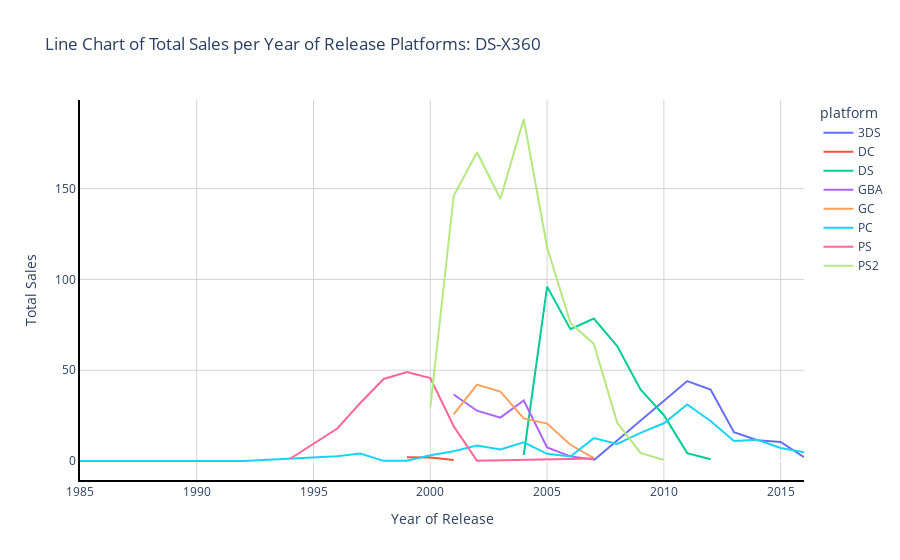

The cell this chart's notebook holds for it:
### Markdown cell above
Code Meaning:
1) Use px.line() in order to create a line chart with data from the platform_sales_year_1 dataframe.
2) Use the year_of_release column as the x axis and the total_sales column as the y axis.
3) Set the color parameter to the platform column of the dataframe.
4) Set the title as: 'Line Chart of Total Sales per Year of Release for Platforms: 3DS-PS2 '.
5) Assign the code to no_sales_line in order to save the result.
6) Use the show() method in order to display the no_sales_line chart.

### Code cell
#platform, release_year, total_sales
no_sales_line = px.line(platform_sales_year_1, x='year_of_release', y='total_sales',color='platform',labels={"total_sales": "Total Sales", "year_of_release": "Year of Release"}, title='Line Chart of Total Sales per Year of Release Platforms: DS-X360')
no_sales_line.update_layout(plot_bgcolor='white', xaxis=dict(showgrid=True, gridcolor='lightgrey'), yaxis=dict(showgrid=True, gridcolor='lightgrey'))
no_sales_line.update_xaxes(showline=True, linewidth=2, linecolor='black')
no_sales_line.update_yaxes(showline=True, linewidth=2, linecolor='black')
no_sales_line.show()

### Figure 1 — Plotly figure (JSON) as saved in the notebook; plotly's stock layout.template omitted (floating-point values rounded to 4 significant figures)
{"data": [{"hovertemplate": "platform=3DS<br>Year of Release=%{x}<br>Total Sales=%{y}<extra></extra>", "legendgroup": "3DS", "line": {"color": "#636efa", "dash": "solid"}, "marker": {"symbol": "circle"}, "mode": "lines", "name": "3DS", "orientation": "v", "showlegend": true, "type": "scatter", "x": [2007, 2011, 2012, 2013, 2014, 2015, 2016], "xaxis": "x", "y": [0.47, 44.03, 39.39, 15.89, 11.49, 10.55, 2.17], "yaxis": "y"}, {"hovertemplate": "platform=DC<br>Year of Release=%{x}<br>Total Sales=%{y}<extra></extra>", "legendgroup": "DC", "line": {"color": "#EF553B", "dash": "solid"}, "marker": {"symbol": "circle"}, "mode": "lines", "name": "DC", "orientation": "v", "showlegend": true, "type": "scatter", "x": [1999, 2000, 2001], "xaxis": "x", "y": [2.04, 1.98, 0.53], "yaxis": "y"}, {"hovertemplate": "platform=DS<br>Year of Release=%{x}<br>Total Sales=%{y}<extra></extra>", "legendgroup": "DS", "line": {"color": "#00cc96", "dash": "solid"}, "marker": {"symbol": "circle"}, "mode": "lines", "name": "DS", "orientation": "v", "showlegend": true, "type": "scatter", "x": [2004, 2005, 2006, 2007, 2008, 2009, 2010, 2011, 2012], "xaxis": "x", "y": [3.38, 96.03, 72.56, 78.46, 63.35, 39.42, 25.29, 4.36, 1.02], "yaxis": "y"}, {"hovertemplate": "platform=GBA<br>Year of Release=%{x}<br>Total Sales=%{y}<extra></extra>", "legendgroup": "GBA", "line": {"color": "#ab63fa", "dash": "solid"}, "marker": {"symbol": "circle"}, "mode": "lines", "name": "GBA", "orientation": "v", "showlegend": true, "type": "scatter", "x": [2001, 2002, 2003, 2004, 2005, 2006, 2007], "xaxis": "x", "y": [36.62, 27.72, 23.89, 33.37, 7.53, 2.57, 0.83], "yaxis": "y"}, {"hovertemplate": "platform=GC<br>Year of Release=%{x}<br>Total Sales=%{y}<extra></extra>", "legendgroup": "GC", "line": {"color": "#FFA15A", "dash": "solid"}, "marker": {"symbol": "circle"}, "mode": "lines", "name": "GC", "orientation": "v", "showlegend": true, "type": "scatter", "x": [2001, 2002, 2003, 2004, 2005, 2006, 2007], "xaxis": "x", "y": [25.68, 42.09, 38.2, 23.45, 20.64, 8.97, 1.57], "yaxis": "y"}, {"hovertemplate": "platform=PC<br>Year of Release=%{x}<br>Total Sales=%{y}<extra></extra>", "legendgroup": "PC", "line": {"color": "#19d3f3", "dash": "solid"}, "marker": {"symbol": "circle"}, "mode": "lines", "name": "PC", "orientation": "v", "showlegend": true, "type": "scatter", "x": [1985, 1988, 1992, 1996, 1997, 1998, 1999, 2000, 2001, 2002, 2003, 2004, 2005, 2006, 2007, 2008, 2009, 2010, 2011, 2012, 2013, 2014, 2015, 2016], "xaxis": "x", "y": [0.04, 0.03, 0.02, 2.62, 4.12, 0.1, 0.11, 3.17, 5.35, 8.55, 6.41, 10.27, 3.99, 2.53, 12.61, 9.38, 15.47, 20.79, 31.19, 22.01, 10.98, 11.74, 7.18, 4.89], "yaxis": "y"}, {"hovertemplate": "platform=PS<br>Year of Release=%{x}<br>Total Sales=%{y}<extra></extra>", "legendgroup": "PS", "line": {"color": "#FF6692", "dash": "solid"}, "marker": {"symbol": "circle"}, "mode": "lines", "name": "PS", "orientation": "v", "showlegend": true, "type": "scatter", "x": [1994, 1996, 1997, 1998, 1999, 2000, 2001, 2002, 2007], "xaxis": "x", "y": [1.26, 17.73, 31.93, 45.17, 48.98, 45.66, 19.14, 0.11, 1.39], "yaxis": "y"}, {"hovertemplate": "platform=PS2<br>Year of Release=%{x}<br>Total Sales=%{y}<extra></extra>", "legendgroup": "PS2", "line": {"color": "#B6E880", "dash": "solid"}, "marker": {"symbol": "circle"}, "mode": "lines", "name": "PS2", "orientation": "v", "showlegend": true, "type": "scatter", "x": [2000, 2001, 2002, 2003, 2004, 2005, 2006, 2007, 2008, 2009, 2010], "xaxis": "x", "y": [29.5, 146.0, 170.0, 144.3, 188.3, 117.7, 75.98, 64.49, 21.15, 4.45, 0.59], "yaxis": "y"}], "layout": {"legend": {"title": {"text": "platform"}, "tracegroupgap": 0}, "plot_bgcolor": "white", "title": {"text": "Line Chart of Total Sales per Year of Release Platforms: DS-X360"}, "xaxis": {"anchor": "y", "domain": [0, 1], "gridcolor": "lightgrey", "linecolor": "black", "linewidth": 2, "showgrid": true, "showline": true, "title": {"text": "Year of Release"}}, "yaxis": {"anchor": "x", "domain": [0, 1], "gridcolor": "lightgrey", "linecolor": "black", "linewidth": 2, "showgrid": true, "showline": true, "title": {"text": "Total Sales"}}}}
